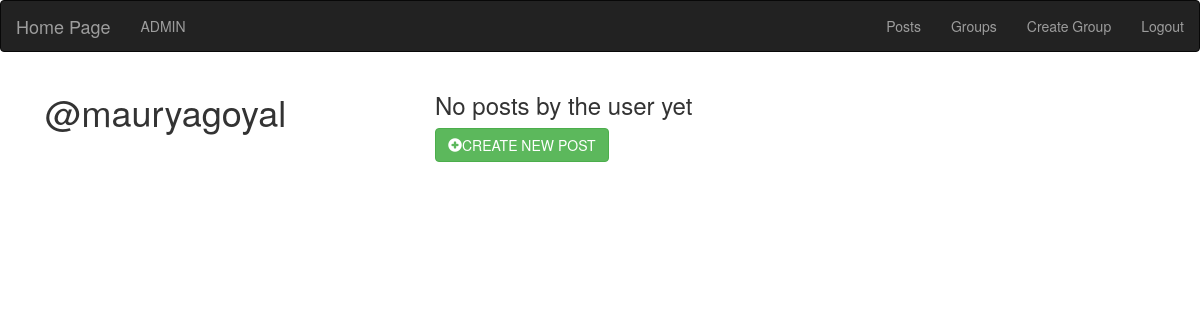
The app's page /posts/by/mauryagoyal/ (signed in), older data.
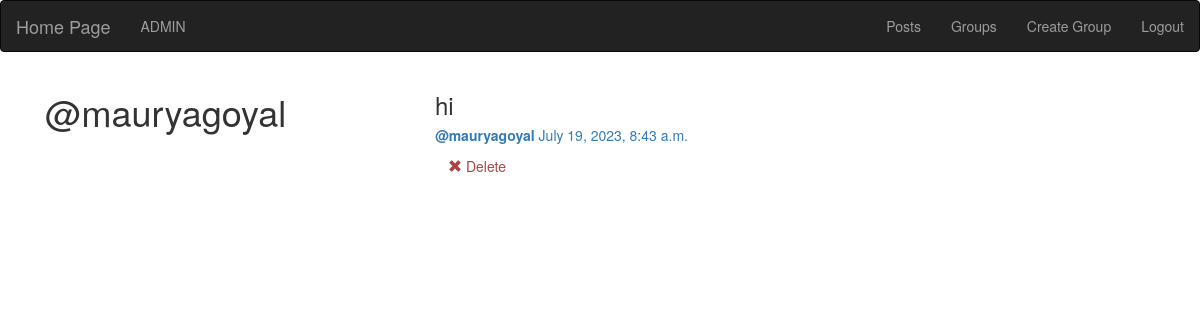
The same page, newer data.
### posts/models.py (models this page shows, shortened)
class Post(models.Model):
    user = models.ForeignKey(User,on_delete=models.CASCADE,related_name='posts')
    created_at = models.DateTimeField(auto_now=True)
    message = models.TextField()
    message_html = models.TextField(editable=False)
    group = models.ForeignKey(Group,on_delete=models.CASCADE,related_name='posts',null=True,blank=True)
    class Meta:
        ordering = ['-created_at']
        unique_together = ['user','message']

### posts/views.py (the view)
# urls.py: path('by/<str:username>/',views.UserPost.as_view(),name='for_user'),
class UserPost(generic.ListView):
    model = models.Post
    template_name = 'posts/user_post_list.html'
    def get_queryset(self):
        try:
            self.post_user = User.objects.prefetch_related('posts').get(username__iexact=self.kwargs.get('username'))
        except User.DoesNotExist:
            raise Http404
        else:
            return self.post_user.posts.all()
    def get_context_data(self, **kwargs):
        context =  super().get_context_data(**kwargs)
        context['post_user'] = self.post_user
        return context

### posts/templates/posts/user_post_list.html (shortened to what this page needs)
{% extends 'posts/post_base.html' %}
{% load crispy_forms_tags %}
{% block prepost %}
    <div class="col-md-4">
        <h1>@{{post_user.username}}</h1>
    </div>
    {% endblock %}
    {% block post-content %}
    <div class="col-md-8">
        {% for post in post_list %}
            {% include 'posts/_post.html'%}
        {% endfor %}
        {% if post_list.count == 0 %}
            <h3>No posts by the user yet</h3>
            <a href="{% url 'posts:create' %}" class="btn btn-md btn-fill btn-success">
                <span class="glyphicon glyphicon-plus-sign"></span>CREATE NEW POST
            </a>
        {% endif %}
    </div>
{% endblock %}

### posts/templates/posts/_post.html
<div class="post-media">
    <h3>{{post.message_html|safe}}</h3>
    <div class="media-body">
        <h5 class="media-heading">
            <a href="{% url 'posts:for_user' username=post.user.username%}">
                <strong>@{{post.user.username}}</strong>
            </a>
            <time class="time">
                <a href="{% url 'posts:single' username=post.user.username pk=post.pk%}">
                    {{post.created_at}}
                </a>
            </time>
        </h5>
        <div class="media-footer">
            {% if user.is_authenticated and post.user == user %}
                <a href="{% url 'posts:delete' pk=post.pk %}" title="delete" class="btn btn-simple">
                    <span class="glyphicon glyphicon-remove text-danger" aria-hidden="true"></span>
                    <span class="text-danger icon-label">Delete</span>
                </a>
            {% endif %}
        </div>
    </div>
</div>

Row changes from the older to the newer data that the page shows:
added Post: message_html "hi", user.username "mauryagoyal", created_at "July 19, 2023, 8:43 a.m.", shows "Delete"
Text that changed along with them:
text no longer shown: "No posts by the user yet CREATE NEW POST"
